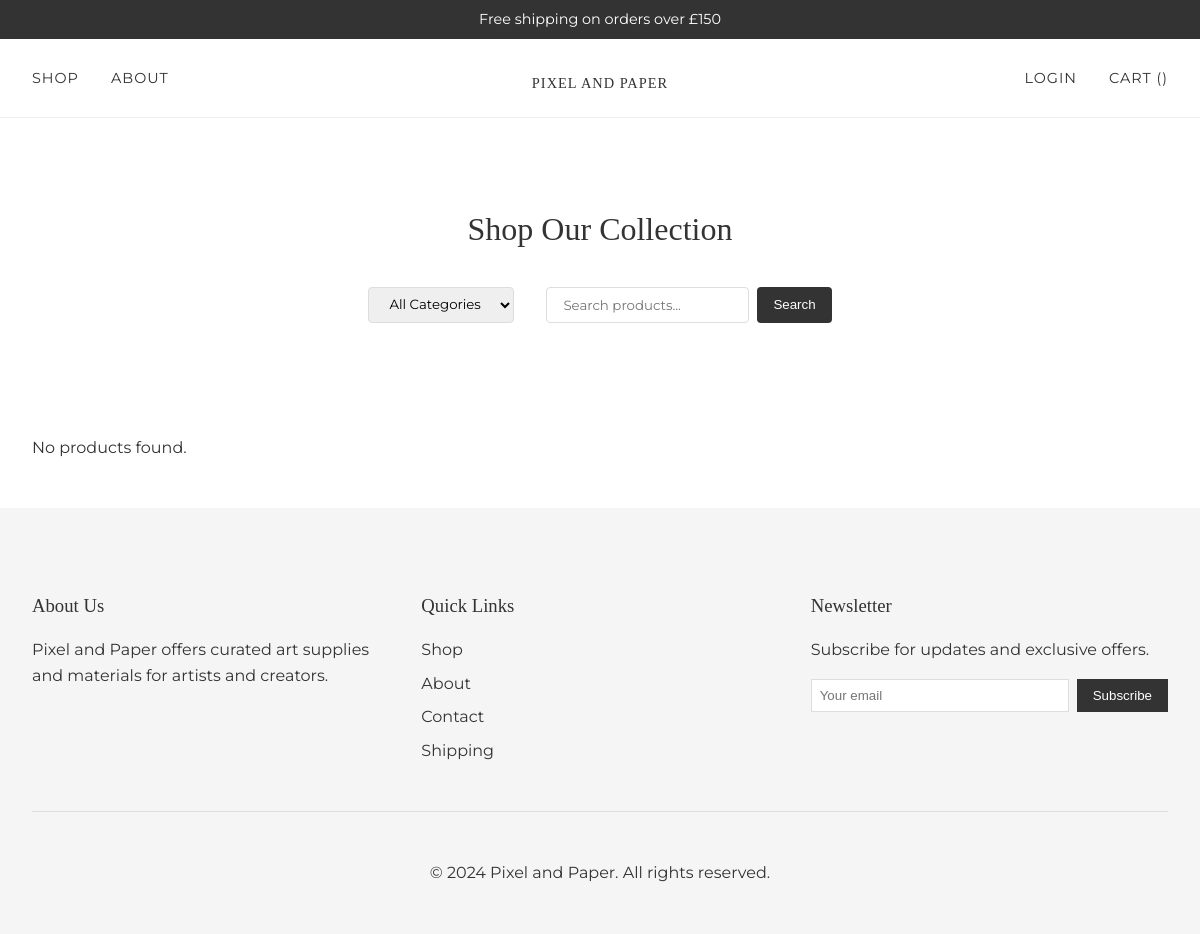
The app's page /products/, older data.
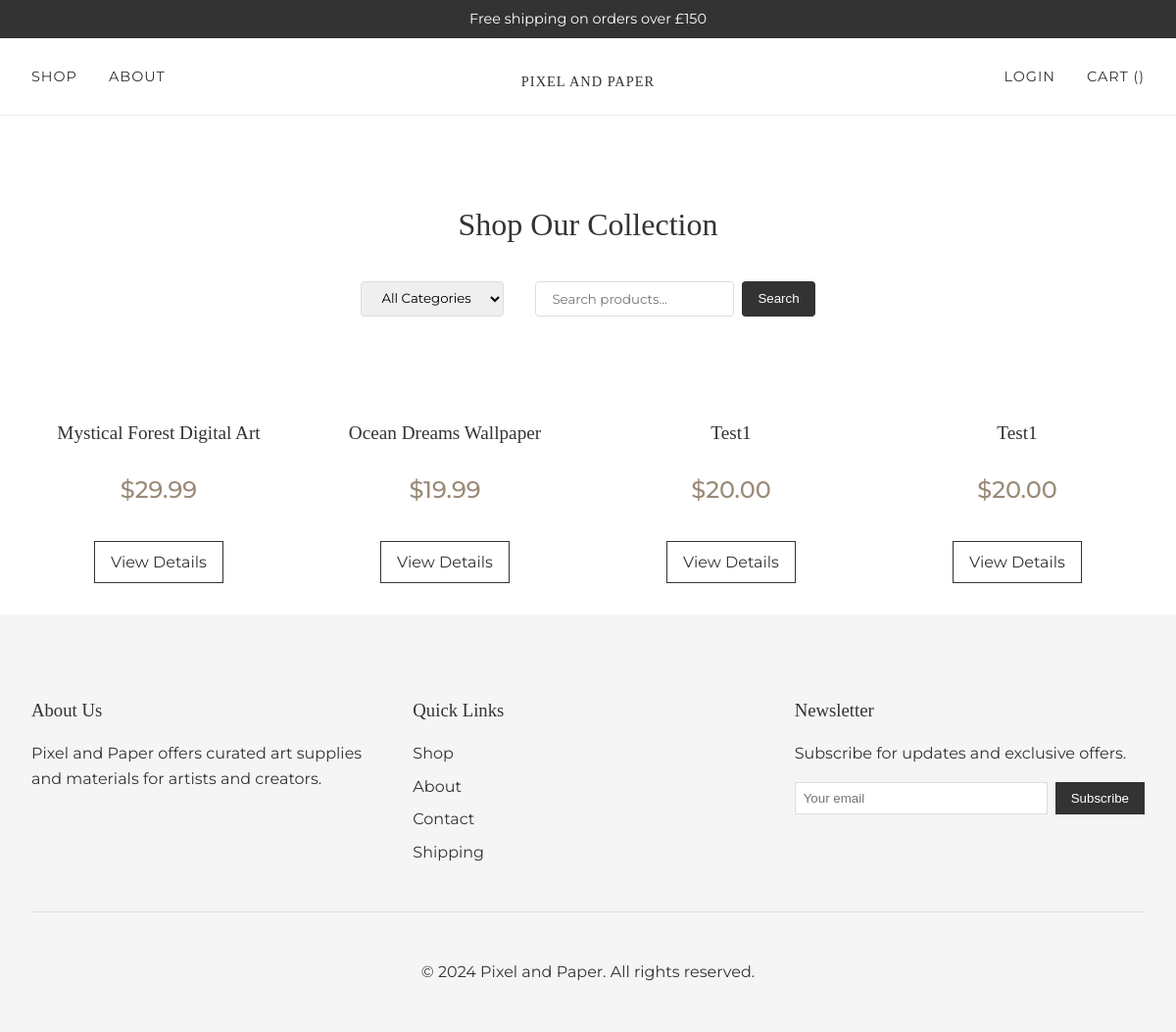
The same page, newer data.
### products/models.py (models this page shows, shortened)
class Product(models.Model):
    title = models.CharField(max_length=255)
    description = models.TextField()
    price = models.DecimalField(max_digits=6, decimal_places=2)
    file = models.FileField(upload_to='product_images')
    slug = models.SlugField(unique=True)
    category = models.CharField(max_length=100)
    image = models.ImageField(upload_to='product_images/', blank=True, null=True)

### products/views.py (the view)
# urls.py: path('', views.product_list, name='product_list'),
def product_list(request):
    products = Product.objects.all()
    return render(request, 'products/product_list.html', {'products': products})

### cart/context_processors.py (called while the page is built)
def cart_context(request):
    return {'cart': get_or_create_cart(request)}

### cart/views.py (called while the page is built)
def get_or_create_cart(request):
    if request.user.is_authenticated:
        cart, created = Cart.objects.get_or_create(user=request.user)
    else:
        session_key = request.session.session_key
        if not session_key:
            request.session.create()
            session_key = request.session.session_key
        cart, created = Cart.objects.get_or_create(session_id=session_key)
    return cart

### templates/products/product_list.html (shortened to what this page needs)
{% extends 'base.html' %}
{% block content %}
<div class="shop-header">
    <h1>Shop Our Collection</h1>
    <div class="shop-filters">
        <div class="category-filter">
            <select onchange="window.location.href=this.value">
                <option value="{% url 'product_list' %}">All Categories</option>
            </select>
        </div>
        <form class="search-form" method="GET" action="{% url 'product_list' %}">
            <input type="text" name="q" placeholder="Search products..."
                   value="{{ request.GET.q }}">
            <button type="submit">Search</button>
        </form>
    </div>
</div>
<div class="product-grid">
    {% for product in products %}
    <div class="product-card">
        <h3>{{ product.title }}</h3>
        <p class="price">${{ product.price }}</p>
        <a href="{% url 'product_detail' product.slug %}" class="product-link">View Details</a>
    </div>
    {% empty %}
    <p class="no-products">No products found.</p>
    {% endfor %}
</div>
{% endblock %}

Row changes from the older to the newer data that the page shows:
added Product: title "Mystical Forest Digital Art", price "29.99"
added Product: title "Ocean Dreams Wallpaper", price "19.99"
added Product: title "Test1", price "20.00"
added Product: title "Test1", price "20.00"
Text that changed along with them:
text no longer shown: "No products found."
